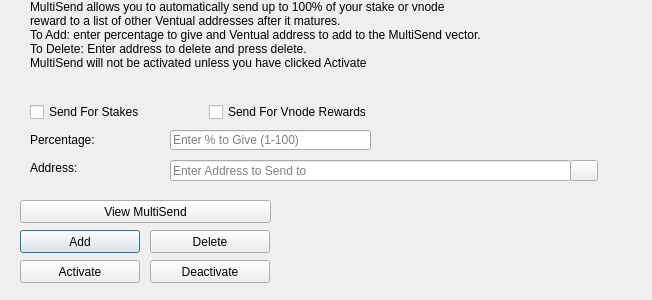
<?xml version="1.0" encoding="UTF-8"?>
<ui version="4.0">
 <class>MultiSendDialog</class>
 <widget class="QDialog" name="MultiSendDialog">
  <property name="windowModality">
   <enum>Qt::NonModal</enum>
  </property>
  <property name="geometry">
   <rect>
    <x>0</x>
    <y>0</y>
    <width>652</width>
    <height>300</height>
   </rect>
  </property>
  <property name="windowTitle">
   <string>MultiSend</string>
  </property>
  <widget class="QLineEdit" name="multiSendPercentEdit">
   <property name="geometry">
    <rect>
     <x>170</x>
     <y>130</y>
     <width>201</width>
     <height>20</height>
    </rect>
   </property>
   <property name="toolTip">
    <string>Enter whole numbers 1 - 100</string>
   </property>
   <property name="placeholderText">
    <string>Enter % to Give (1-100)</string>
   </property>
  </widget>
  <widget class="QLineEdit" name="multiSendAddressEdit">
   <property name="geometry">
    <rect>
     <x>170</x>
     <y>160</y>
     <width>401</width>
     <height>21</height>
    </rect>
   </property>
   <property name="toolTip">
    <string/>
   </property>
   <property name="placeholderText">
    <string>Enter Address to Send to</string>
   </property>
  </widget>
  <widget class="QLabel" name="label_2">
   <property name="geometry">
    <rect>
     <x>30</x>
     <y>0</y>
     <width>451</width>
     <height>121</height>
    </rect>
   </property>
   <property name="lineWidth">
    <number>1</number>
   </property>
   <property name="text">
    <string>MultiSend allows you to automatically send up to 100% of your stake or vnode reward to a list of other Ventual addresses after it matures.
To Add: enter percentage to give and Ventual address to add to the MultiSend vector.
To Delete: Enter address to delete and press delete.
MultiSend will not be activated unless you have clicked Activate</string>
   </property>
   <property name="alignment">
    <set>Qt::AlignLeading|Qt::AlignLeft|Qt::AlignTop</set>
   </property>
   <property name="wordWrap">
    <bool>true</bool>
   </property>
  </widget>
  <widget class="QLabel" name="message">
   <property name="geometry">
    <rect>
     <x>290</x>
     <y>200</y>
     <width>351</width>
     <height>91</height>
    </rect>
   </property>
   <property name="text">
    <string/>
   </property>
  </widget>
  <widget class="QPushButton" name="addButton">
   <property name="geometry">
    <rect>
     <x>20</x>
     <y>230</y>
     <width>120</width>
     <height>23</height>
    </rect>
   </property>
   <property name="toolTip">
    <string/>
   </property>
   <property name="statusTip">
    <string>Add to MultiSend Vector</string>
   </property>
   <property name="text">
    <string>Add</string>
   </property>
  </widget>
  <widget class="QPushButton" name="disableButton">
   <property name="geometry">
    <rect>
     <x>150</x>
     <y>260</y>
     <width>120</width>
     <height>23</height>
    </rect>
   </property>
   <property name="statusTip">
    <string>Deactivate MultiSend</string>
   </property>
   <property name="text">
    <string>Deactivate</string>
   </property>
  </widget>
  <widget class="QPushButton" name="addressBookButton">
   <property name="geometry">
    <rect>
     <x>570</x>
     <y>160</y>
     <width>28</width>
     <height>21</height>
    </rect>
   </property>
   <property name="toolTip">
    <string>Choose an address from the address book</string>
   </property>
   <property name="text">
    <string/>
   </property>
   <property name="icon">
    <iconset resource="../ventual.qrc">
     <normaloff>:/icons/address-book</normaloff>:/icons/address-book</iconset>
   </property>
   <property name="shortcut">
    <string>Alt+A</string>
   </property>
   <property name="autoDefault">
    <bool>false</bool>
   </property>
  </widget>
  <widget class="QLabel" name="label">
   <property name="geometry">
    <rect>
     <x>30</x>
     <y>130</y>
     <width>121</width>
     <height>20</height>
    </rect>
   </property>
   <property name="toolTip">
    <string>Percentage of stake to send</string>
   </property>
   <property name="text">
    <string>Percentage:</string>
   </property>
  </widget>
  <widget class="QLabel" name="label_5">
   <property name="geometry">
    <rect>
     <x>30</x>
     <y>160</y>
     <width>111</width>
     <height>16</height>
    </rect>
   </property>
   <property name="toolTip">
    <string>Address to send portion of stake to</string>
   </property>
   <property name="text">
    <string>Address:</string>
   </property>
  </widget>
  <widget class="QPushButton" name="deleteButton">
   <property name="geometry">
    <rect>
     <x>150</x>
     <y>230</y>
     <width>120</width>
     <height>23</height>
    </rect>
   </property>
   <property name="toolTip">
    <string/>
   </property>
   <property name="statusTip">
    <string>Delete Address From MultiSend Vector</string>
   </property>
   <property name="text">
    <string>Delete</string>
   </property>
  </widget>
  <widget class="QPushButton" name="activateButton">
   <property name="geometry">
    <rect>
     <x>20</x>
     <y>260</y>
     <width>120</width>
     <height>23</height>
    </rect>
   </property>
   <property name="statusTip">
    <string>Activate MultiSend</string>
   </property>
   <property name="text">
    <string>Activate</string>
   </property>
  </widget>
  <widget class="QPushButton" name="viewButton">
   <property name="geometry">
    <rect>
     <x>20</x>
     <y>200</y>
     <width>251</width>
     <height>23</height>
    </rect>
   </property>
   <property name="toolTip">
    <string/>
   </property>
   <property name="statusTip">
    <string>View MultiSend Vector</string>
   </property>
   <property name="text">
    <string>View MultiSend</string>
   </property>
  </widget>
  <widget class="QWidget" name="horizontalLayoutWidget">
   <property name="geometry">
    <rect>
     <x>30</x>
     <y>100</y>
     <width>351</width>
     <height>24</height>
    </rect>
   </property>
   <layout class="QHBoxLayout" name="horizontalLayout">
    <item>
     <widget class="QCheckBox" name="multiSendStakeCheckBox">
      <property name="text">
       <string>Send For Stakes</string>
      </property>
     </widget>
    </item>
    <item>
     <widget class="QCheckBox" name="multiSendVnodeCheckBox">
      <property name="text">
       <string>Send For Vnode Rewards</string>
      </property>
     </widget>
    </item>
   </layout>
  </widget>
 </widget>
 <resources>
  <include location="../ventual.qrc"/>
 </resources>
 <connections/>
</ui>
